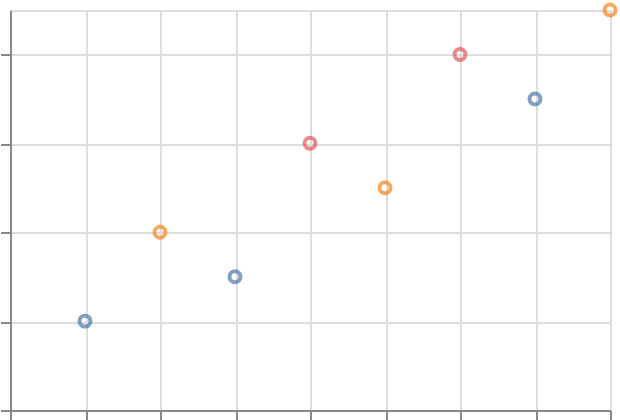

Describe this chart as a Vega-Lite specification.
### Vega-Lite specification from a JSON file in a GitHub repository (floating-point values rounded to 4 significant figures)
{"$schema": "https://vega.github.io/schema/vega-lite/v6.json", "padding": 5, "autosize": "none", "width": 300, "height": 200, "data": {"name": "table", "values": [{"c": "A", "g": "p", "x": 1, "y": 2, "v": 5, "t": "2024-01-15", "o": {"v": 3}, "IMDB Rating": 6.1, "d": "x1"}, {"c": "B", "g": "q", "x": 2, "y": 4, "v": 9, "t": "2024-02-20", "o": {"v": 7}, "IMDB Rating": 7.4, "d": "x2"}, {"c": "A", "g": "q", "x": 3, "y": 3, "v": 2, "t": "2024-03-05", "o": {"v": 1}, "IMDB Rating": 5.2, "d": "x1"}, {"c": "C", "g": "p", "x": 4, "y": 6, "v": 7, "t": "2024-05-30", "o": {"v": 4}, "IMDB Rating": 8.8, "d": "x3"}, {"c": "B", "g": "p", "x": 5, "y": 5, "v": 4, "t": "2024-07-11", "o": {"v": 9}, "IMDB Rating": 6.9, "d": "x2"}, {"c": "C", "g": "q", "x": 6, "y": 8, "v": 6, "t": "2024-09-02", "o": {"v": 2}, "IMDB Rating": 7.7, "d": "x3"}, {"c": "A", "g": "p", "x": 7, "y": 7, "v": 8, "t": "2024-11-25", "o": {"v": 5}, "IMDB Rating": 4.4, "d": "x1"}, {"c": "B", "g": "q", "x": 8, "y": 9, "v": 3, "t": "2024-12-31", "o": {"v": 8}, "IMDB Rating": 9.1, "d": "x2"}]}, "mark": {"type": "point", "tooltip": true}, "encoding": {"x": {"field": "x", "type": "quantitative"}, "y": {"field": "y", "type": "quantitative"}, "color": {"field": "c", "type": "nominal"}}}
